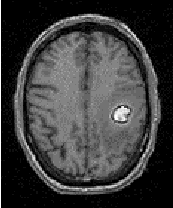
#> input picture input/image1.png, 173 x 208 px
$ python brain_segmentation.py
#> lines starting #> are read from the running program, lines starting #| are printed output that depends on the picture
from PIL import Image
import numpy as np
import cv2
from matplotlib import pyplot as plt
import PIL


#-------------------MEDIAN FILTER-------------------------------


path = "./input/image1.png" # Your image pa v th
img = Image.open(path)
#> img is the input picture: PIL image 173x208 RGB; min 0, max 255, mean 60.5
members = [(0,0)] * 9
# print img.width
newimg = Image.new("RGB",(img.width,img.height),"white")
#> newimg: PIL image 173x208 RGB; every value is 255
for i in range(1,img.width-1):
    for j in range(1,img.height-1):
        members[0] = img.getpixel((i-1,j-1))
        members[1] = img.getpixel((i-1,j))
        members[2] = img.getpixel((i-1,j+1))
        members[3] = img.getpixel((i,j-1))
        members[4] = img.getpixel((i,j))
        members[5] = img.getpixel((i,j+1))
        members[6] = img.getpixel((i+1,j-1))
        members[7] = img.getpixel((i+1,j))
        members[8] = img.getpixel((i+1,j+1))
        members.sort()
        newimg.putpixel((i,j),(members[4]))
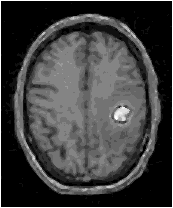
#> newimg: PIL image 173x208 RGB; min 0, max 255, mean 63.6
#> after the loop, members = [(0, 0, 0), (0, 0, 0), (0, 0, 0), (0, 0, 0), (0, 0, 0), (0, 0, 0), (0, 0, 0), (0, 0, 0), (0, 0, 0)]
newimg.save('./denoised_image/denoised.jpg')


#------------------Segmentation------------


img = cv2.imread('./denoised_image/denoised.jpg')
#> img: shape (208, 173, 3); min 0, max 255, mean 63.8
Z = img.reshape((-1,3))

# convert to np.float32
Z = np.float32(Z)


no_clusters = int(input("Enter the no. of clusters: "))
#> the answer given: 3


# define criteria, number of clusters(K) and apply kmeans()
criteria = (cv2.TERM_CRITERIA_EPS + cv2.TERM_CRITERIA_MAX_ITER, 10, 1.0)
K = no_clusters
ret,label,center=cv2.kmeans(Z,K,None,criteria,10,cv2.KMEANS_RANDOM_CENTERS)
#> ret = 37058786.2; center = [[109.2, 109.2, 109.2], [242.4, 242.4, 242.4], [8.2, 8.2, 8.2]]

# Now convert back into uint8, and make original image
center = np.uint8(center)
#> center = [[109, 109, 109], [242, 242, 242], [8, 8, 8]]
res = center[label.flatten()]
res2 = res.reshape((img.shape))
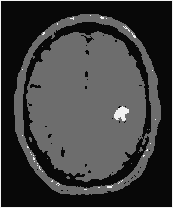
#> res2: shape (208, 173, 3); min 8, max 242, mean 63.6
output = PIL.Image.fromarray(res2)
output.save('./segmented_image/segmented.jpg')
#segmented_output.save('after_segmentation.jpg')


#cv2.imshow('res2',res2)
#cv2.waitKey(0)


#-----------------thresholding:


img = cv2.imread('./segmented_image/segmented.jpg',0)
#> img: shape (208, 173); min 0, max 255, mean 63.7
print("A")
ret,thresh1 = cv2.threshold(img,150,255,cv2.THRESH_BINARY)
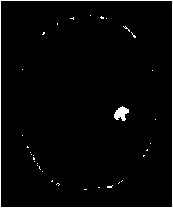
#> thresh1: shape (208, 173); 2.8% white in thin lines or dots
print("B")
output = PIL.Image.fromarray(thresh1)
output.save('./after_thresholding/after_thresholding.jpg')
print("C")
# plt.imshow(thresh1,'gray')
# plt.show()
